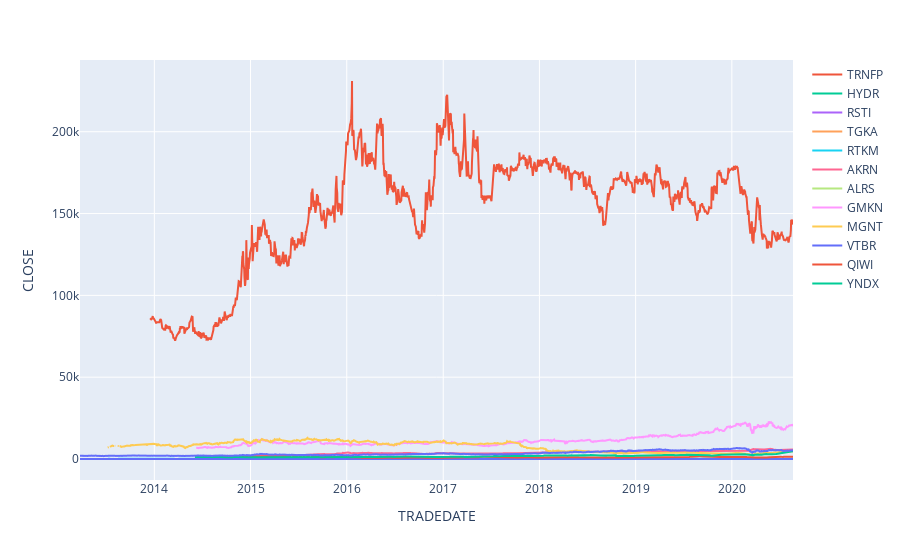

Notebook code cell kept with this figure:
### Code cell
fig = px.line(df1, x="TRADEDATE", y="CLOSE")
fig.add_scatter(x=df2['TRADEDATE'], y=df2['CLOSE'], mode='lines', name="TRNFP")
fig.add_scatter(x=df3['TRADEDATE'], y=df3['CLOSE'], mode='lines', name="HYDR")
fig.add_scatter(x=df4['TRADEDATE'], y=df4['CLOSE'], mode='lines', name="RSTI")
fig.add_scatter(x=df5['TRADEDATE'], y=df5['CLOSE'], mode='lines', name="TGKA")
fig.add_scatter(x=df6['TRADEDATE'], y=df6['CLOSE'], mode='lines', name="RTKM")
fig.add_scatter(x=df7['TRADEDATE'], y=df7['CLOSE'], mode='lines', name="AKRN")
fig.add_scatter(x=df8['TRADEDATE'], y=df8['CLOSE'], mode='lines', name="ALRS")
fig.add_scatter(x=df9['TRADEDATE'], y=df9['CLOSE'], mode='lines', name="GMKN")
fig.add_scatter(x=df10['TRADEDATE'], y=df10['CLOSE'], mode='lines', name="MGNT")
fig.add_scatter(x=df11['TRADEDATE'], y=df11['CLOSE'], mode='lines', name="VTBR")
fig.add_scatter(x=df12['TRADEDATE'], y=df12['CLOSE'], mode='lines', name="QIWI")
fig.add_scatter(x=df13['TRADEDATE'], y=df13['CLOSE'], mode='lines', name="YNDX")

fig.show()

### Figure 1 — Plotly figure (JSON) as saved in the notebook; plotly's stock layout.template omitted (floating-point values rounded to 4 significant figures; data arrays with more than 128 entries replaced by an {"elided": "..."} marker saying what was removed)
{"data": [{"hovertemplate": "TRADEDATE=%{x}<br>CLOSE=%{y}<extra></extra>", "legendgroup": "", "line": {"color": "#636efa", "dash": "solid"}, "mode": "lines", "name": "", "showlegend": false, "type": "scattergl", "x": {"elided": "1864 str values"}, "xaxis": "x", "y": {"elided": "1864 float values"}, "yaxis": "y"}, {"mode": "lines", "name": "TRNFP", "type": "scatter", "x": {"elided": "1678 str values"}, "y": {"elided": "1678 int values"}}, {"mode": "lines", "name": "HYDR", "type": "scatter", "x": {"elided": "1864 str values"}, "y": {"elided": "1864 float values"}}, {"mode": "lines", "name": "RSTI", "type": "scatter", "x": {"elided": "1561 str values"}, "y": {"elided": "1561 float values"}}, {"mode": "lines", "name": "TGKA", "type": "scatter", "x": {"elided": "1752 str values"}, "y": {"elided": "1752 float values"}}, {"mode": "lines", "name": "RTKM", "type": "scatter", "x": {"elided": "1792 str values"}, "y": {"elided": "1792 float values"}}, {"mode": "lines", "name": "AKRN", "type": "scatter", "x": {"elided": "1561 str values"}, "y": {"elided": "1561 float values"}}, {"mode": "lines", "name": "ALRS", "type": "scatter", "x": {"elided": "1792 str values"}, "y": {"elided": "1792 float values"}}, {"mode": "lines", "name": "GMKN", "type": "scatter", "x": {"elided": "1561 str values"}, "y": {"elided": "1561 int values"}}, {"mode": "lines", "name": "MGNT", "type": "scatter", "x": {"elided": "1792 str values"}, "y": {"elided": "1792 float values"}}, {"mode": "lines", "name": "VTBR", "type": "scatter", "x": {"elided": "1864 str values"}, "y": {"elided": "1864 float values"}}, {"mode": "lines", "name": "QIWI", "type": "scatter", "x": {"elided": "1562 str values"}, "y": {"elided": "1562 float values"}}, {"mode": "lines", "name": "YNDX", "type": "scatter", "x": {"elided": "1564 str values"}, "y": {"elided": "1564 float values"}}], "layout": {"legend": {"tracegroupgap": 0}, "margin": {"t": 60}, "xaxis": {"anchor": "y", "domain": [0, 1], "title": {"text": "TRADEDATE"}}, "yaxis": {"anchor": "x", "domain": [0, 1], "title": {"text": "CLOSE"}}}}
